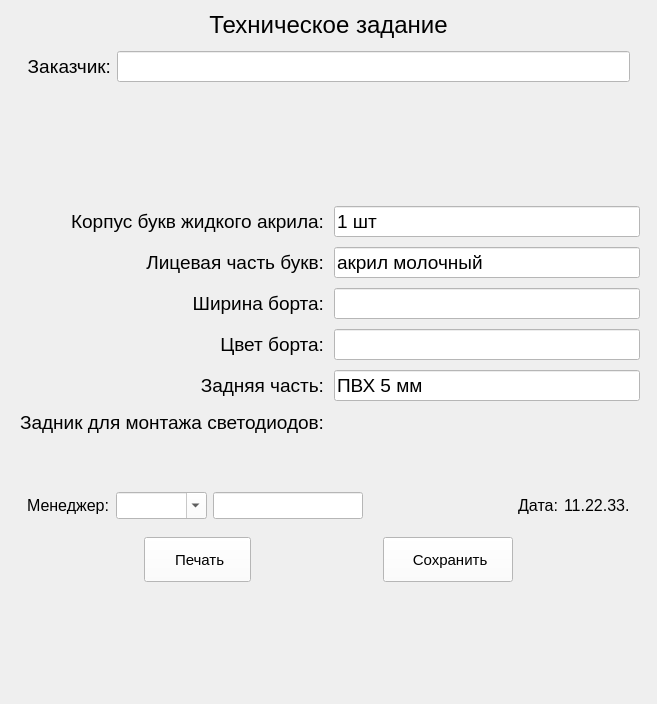
<?xml version="1.0" encoding="UTF-8"?>
<ui version="4.0">
 <class>PrintTechTaskForm</class>
 <widget class="QWidget" name="PrintTechTaskForm">
  <property name="geometry">
   <rect>
    <x>0</x>
    <y>0</y>
    <width>657</width>
    <height>704</height>
   </rect>
  </property>
  <property name="maximumSize">
   <size>
    <width>16777215</width>
    <height>800</height>
   </size>
  </property>
  <property name="windowTitle">
   <string>PrintTechTaskForm</string>
  </property>
  <layout class="QVBoxLayout" name="verticalLayout">
   <property name="spacing">
    <number>6</number>
   </property>
   <property name="leftMargin">
    <number>0</number>
   </property>
   <property name="topMargin">
    <number>0</number>
   </property>
   <property name="rightMargin">
    <number>0</number>
   </property>
   <property name="bottomMargin">
    <number>0</number>
   </property>
   <item>
    <widget class="QWidget" name="mainWidget" native="true">
     <property name="palette">
      <palette>
       <active>
        <colorrole role="WindowText">
         <brush brushstyle="SolidPattern">
          <color alpha="255">
           <red>0</red>
           <green>0</green>
           <blue>0</blue>
          </color>
         </brush>
        </colorrole>
        <colorrole role="Button">
         <brush brushstyle="SolidPattern">
          <color alpha="255">
           <red>255</red>
           <green>255</green>
           <blue>255</blue>
          </color>
         </brush>
        </colorrole>
        <colorrole role="Light">
         <brush brushstyle="SolidPattern">
          <color alpha="255">
           <red>255</red>
           <green>255</green>
           <blue>255</blue>
          </color>
         </brush>
        </colorrole>
        <colorrole role="Midlight">
         <brush brushstyle="SolidPattern">
          <color alpha="255">
           <red>255</red>
           <green>255</green>
           <blue>255</blue>
          </color>
         </brush>
        </colorrole>
        <colorrole role="Dark">
         <brush brushstyle="SolidPattern">
          <color alpha="255">
           <red>255</red>
           <green>255</green>
           <blue>255</blue>
          </color>
         </brush>
        </colorrole>
        <colorrole role="Mid">
         <brush brushstyle="SolidPattern">
          <color alpha="255">
           <red>255</red>
           <green>255</green>
           <blue>255</blue>
          </color>
         </brush>
        </colorrole>
        <colorrole role="Text">
         <brush brushstyle="SolidPattern">
          <color alpha="255">
           <red>0</red>
           <green>0</green>
           <blue>0</blue>
          </color>
         </brush>
        </colorrole>
        <colorrole role="BrightText">
         <brush brushstyle="SolidPattern">
          <color alpha="255">
           <red>255</red>
           <green>255</green>
           <blue>255</blue>
          </color>
         </brush>
        </colorrole>
        <colorrole role="ButtonText">
         <brush brushstyle="SolidPattern">
          <color alpha="255">
           <red>0</red>
           <green>0</green>
           <blue>0</blue>
          </color>
         </brush>
        </colorrole>
        <colorrole role="Base">
         <brush brushstyle="SolidPattern">
          <color alpha="255">
           <red>255</red>
           <green>255</green>
           <blue>255</blue>
          </color>
         </brush>
        </colorrole>
        <colorrole role="Window">
         <brush brushstyle="SolidPattern">
          <color alpha="255">
           <red>255</red>
           <green>255</green>
           <blue>255</blue>
          </color>
         </brush>
        </colorrole>
        <colorrole role="Shadow">
         <brush brushstyle="SolidPattern">
          <color alpha="255">
           <red>0</red>
           <green>0</green>
           <blue>0</blue>
          </color>
         </brush>
        </colorrole>
        <colorrole role="AlternateBase">
         <brush brushstyle="SolidPattern">
          <color alpha="255">
           <red>255</red>
           <green>255</green>
           <blue>255</blue>
          </color>
         </brush>
        </colorrole>
        <colorrole role="ToolTipBase">
         <brush brushstyle="SolidPattern">
          <color alpha="255">
           <red>255</red>
           <green>255</green>
           <blue>220</blue>
          </color>
         </brush>
        </colorrole>
        <colorrole role="ToolTipText">
         <brush brushstyle="SolidPattern">
          <color alpha="255">
           <red>0</red>
           <green>0</green>
           <blue>0</blue>
          </color>
         </brush>
        </colorrole>
        <colorrole role="PlaceholderText">
         <brush brushstyle="SolidPattern">
          <color alpha="128">
           <red>0</red>
           <green>0</green>
           <blue>0</blue>
          </color>
         </brush>
        </colorrole>
       </active>
       <inactive>
        <colorrole role="WindowText">
         <brush brushstyle="SolidPattern">
          <color alpha="255">
           <red>0</red>
           <green>0</green>
           <blue>0</blue>
          </color>
         </brush>
        </colorrole>
        <colorrole role="Button">
         <brush brushstyle="SolidPattern">
          <color alpha="255">
           <red>255</red>
           <green>255</green>
           <blue>255</blue>
          </color>
         </brush>
        </colorrole>
        <colorrole role="Light">
         <brush brushstyle="SolidPattern">
          <color alpha="255">
           <red>255</red>
           <green>255</green>
           <blue>255</blue>
          </color>
         </brush>
        </colorrole>
        <colorrole role="Midlight">
         <brush brushstyle="SolidPattern">
          <color alpha="255">
           <red>255</red>
           <green>255</green>
           <blue>255</blue>
          </color>
         </brush>
        </colorrole>
        <colorrole role="Dark">
         <brush brushstyle="SolidPattern">
          <color alpha="255">
           <red>255</red>
           <green>255</green>
           <blue>255</blue>
          </color>
         </brush>
        </colorrole>
        <colorrole role="Mid">
         <brush brushstyle="SolidPattern">
          <color alpha="255">
           <red>255</red>
           <green>255</green>
           <blue>255</blue>
          </color>
         </brush>
        </colorrole>
        <colorrole role="Text">
         <brush brushstyle="SolidPattern">
          <color alpha="255">
           <red>0</red>
           <green>0</green>
           <blue>0</blue>
          </color>
         </brush>
        </colorrole>
        <colorrole role="BrightText">
         <brush brushstyle="SolidPattern">
          <color alpha="255">
           <red>255</red>
           <green>255</green>
           <blue>255</blue>
          </color>
         </brush>
        </colorrole>
        <colorrole role="ButtonText">
         <brush brushstyle="SolidPattern">
          <color alpha="255">
           <red>0</red>
           <green>0</green>
           <blue>0</blue>
          </color>
         </brush>
        </colorrole>
        <colorrole role="Base">
         <brush brushstyle="SolidPattern">
          <color alpha="255">
           <red>255</red>
           <green>255</green>
           <blue>255</blue>
          </color>
         </brush>
        </colorrole>
        <colorrole role="Window">
         <brush brushstyle="SolidPattern">
          <color alpha="255">
           <red>255</red>
           <green>255</green>
           <blue>255</blue>
          </color>
         </brush>
        </colorrole>
        <colorrole role="Shadow">
         <brush brushstyle="SolidPattern">
          <color alpha="255">
           <red>0</red>
           <green>0</green>
           <blue>0</blue>
          </color>
         </brush>
        </colorrole>
        <colorrole role="AlternateBase">
         <brush brushstyle="SolidPattern">
          <color alpha="255">
           <red>255</red>
           <green>255</green>
           <blue>255</blue>
          </color>
         </brush>
        </colorrole>
        <colorrole role="ToolTipBase">
         <brush brushstyle="SolidPattern">
          <color alpha="255">
           <red>255</red>
           <green>255</green>
           <blue>220</blue>
          </color>
         </brush>
        </colorrole>
        <colorrole role="ToolTipText">
         <brush brushstyle="SolidPattern">
          <color alpha="255">
           <red>0</red>
           <green>0</green>
           <blue>0</blue>
          </color>
         </brush>
        </colorrole>
        <colorrole role="PlaceholderText">
         <brush brushstyle="SolidPattern">
          <color alpha="128">
           <red>0</red>
           <green>0</green>
           <blue>0</blue>
          </color>
         </brush>
        </colorrole>
       </inactive>
       <disabled>
        <colorrole role="WindowText">
         <brush brushstyle="SolidPattern">
          <color alpha="255">
           <red>255</red>
           <green>255</green>
           <blue>255</blue>
          </color>
         </brush>
        </colorrole>
        <colorrole role="Button">
         <brush brushstyle="SolidPattern">
          <color alpha="255">
           <red>255</red>
           <green>255</green>
           <blue>255</blue>
          </color>
         </brush>
        </colorrole>
        <colorrole role="Light">
         <brush brushstyle="SolidPattern">
          <color alpha="255">
           <red>255</red>
           <green>255</green>
           <blue>255</blue>
          </color>
         </brush>
        </colorrole>
        <colorrole role="Midlight">
         <brush brushstyle="SolidPattern">
          <color alpha="255">
           <red>255</red>
           <green>255</green>
           <blue>255</blue>
          </color>
         </brush>
        </colorrole>
        <colorrole role="Dark">
         <brush brushstyle="SolidPattern">
          <color alpha="255">
           <red>255</red>
           <green>255</green>
           <blue>255</blue>
          </color>
         </brush>
        </colorrole>
        <colorrole role="Mid">
         <brush brushstyle="SolidPattern">
          <color alpha="255">
           <red>255</red>
           <green>255</green>
           <blue>255</blue>
          </color>
         </brush>
        </colorrole>
        <colorrole role="Text">
         <brush brushstyle="SolidPattern">
          <color alpha="255">
           <red>255</red>
           <green>255</green>
           <blue>255</blue>
          </color>
         </brush>
        </colorrole>
        <colorrole role="BrightText">
         <brush brushstyle="SolidPattern">
          <color alpha="255">
           <red>255</red>
           <green>255</green>
           <blue>255</blue>
          </color>
         </brush>
        </colorrole>
        <colorrole role="ButtonText">
         <brush brushstyle="SolidPattern">
          <color alpha="255">
           <red>255</red>
           <green>255</green>
           <blue>255</blue>
          </color>
         </brush>
        </colorrole>
        <colorrole role="Base">
         <brush brushstyle="SolidPattern">
          <color alpha="255">
           <red>255</red>
           <green>255</green>
           <blue>255</blue>
          </color>
         </brush>
        </colorrole>
        <colorrole role="Window">
         <brush brushstyle="SolidPattern">
          <color alpha="255">
           <red>255</red>
           <green>255</green>
           <blue>255</blue>
          </color>
         </brush>
        </colorrole>
        <colorrole role="Shadow">
         <brush brushstyle="SolidPattern">
          <color alpha="255">
           <red>0</red>
           <green>0</green>
           <blue>0</blue>
          </color>
         </brush>
        </colorrole>
        <colorrole role="AlternateBase">
         <brush brushstyle="SolidPattern">
          <color alpha="255">
           <red>255</red>
           <green>255</green>
           <blue>255</blue>
          </color>
         </brush>
        </colorrole>
        <colorrole role="ToolTipBase">
         <brush brushstyle="SolidPattern">
          <color alpha="255">
           <red>255</red>
           <green>255</green>
           <blue>220</blue>
          </color>
         </brush>
        </colorrole>
        <colorrole role="ToolTipText">
         <brush brushstyle="SolidPattern">
          <color alpha="255">
           <red>0</red>
           <green>0</green>
           <blue>0</blue>
          </color>
         </brush>
        </colorrole>
        <colorrole role="PlaceholderText">
         <brush brushstyle="SolidPattern">
          <color alpha="128">
           <red>0</red>
           <green>0</green>
           <blue>0</blue>
          </color>
         </brush>
        </colorrole>
       </disabled>
      </palette>
     </property>
     <layout class="QVBoxLayout" name="verticalLayout_2">
      <item>
       <widget class="QLabel" name="label_2">
        <property name="font">
         <font>
          <pointsize>18</pointsize>
         </font>
        </property>
        <property name="text">
         <string>Техническое задание</string>
        </property>
        <property name="alignment">
         <set>Qt::AlignCenter</set>
        </property>
       </widget>
      </item>
      <item>
       <layout class="QGridLayout" name="gridLayout_2">
        <property name="leftMargin">
         <number>16</number>
        </property>
        <property name="topMargin">
         <number>6</number>
        </property>
        <property name="rightMargin">
         <number>16</number>
        </property>
        <property name="bottomMargin">
         <number>20</number>
        </property>
        <item row="0" column="0">
         <widget class="QLabel" name="client_lbl">
          <property name="font">
           <font>
            <pointsize>14</pointsize>
           </font>
          </property>
          <property name="text">
           <string>Заказчик:</string>
          </property>
          <property name="alignment">
           <set>Qt::AlignRight|Qt::AlignTrailing|Qt::AlignVCenter</set>
          </property>
         </widget>
        </item>
        <item row="0" column="1">
         <widget class="QLineEdit" name="client_lineEdit">
          <property name="font">
           <font>
            <pointsize>14</pointsize>
           </font>
          </property>
          <property name="text">
           <string/>
          </property>
          <property name="maxLength">
           <number>72</number>
          </property>
          <property name="frame">
           <bool>true</bool>
          </property>
          <property name="readOnly">
           <bool>false</bool>
          </property>
         </widget>
        </item>
        <item row="1" column="1">
         <widget class="QLabel" name="clientKind_lbl">
          <property name="font">
           <font>
            <pointsize>13</pointsize>
           </font>
          </property>
          <property name="text">
           <string/>
          </property>
         </widget>
        </item>
       </layout>
      </item>
      <item>
       <layout class="QHBoxLayout" name="horizontalLayout">
        <item>
         <spacer name="horizontalSpacer">
          <property name="orientation">
           <enum>Qt::Horizontal</enum>
          </property>
          <property name="sizeHint" stdset="0">
           <size>
            <width>40</width>
            <height>20</height>
           </size>
          </property>
         </spacer>
        </item>
        <item>
         <widget class="QLabel" name="image_lbl">
          <property name="sizePolicy">
           <sizepolicy hsizetype="Preferred" vsizetype="Preferred">
            <horstretch>0</horstretch>
            <verstretch>0</verstretch>
           </sizepolicy>
          </property>
          <property name="maximumSize">
           <size>
            <width>16777215</width>
            <height>16777215</height>
           </size>
          </property>
          <property name="text">
           <string/>
          </property>
          <property name="scaledContents">
           <bool>false</bool>
          </property>
         </widget>
        </item>
        <item>
         <spacer name="horizontalSpacer_2">
          <property name="orientation">
           <enum>Qt::Horizontal</enum>
          </property>
          <property name="sizeHint" stdset="0">
           <size>
            <width>40</width>
            <height>20</height>
           </size>
          </property>
         </spacer>
        </item>
       </layout>
      </item>
      <item>
       <spacer name="verticalSpacer_3">
        <property name="orientation">
         <enum>Qt::Vertical</enum>
        </property>
        <property name="sizeType">
         <enum>QSizePolicy::Preferred</enum>
        </property>
        <property name="sizeHint" stdset="0">
         <size>
          <width>20</width>
          <height>40</height>
         </size>
        </property>
       </spacer>
      </item>
      <item>
       <layout class="QHBoxLayout" name="horizontalLayout_2">
        <property name="leftMargin">
         <number>6</number>
        </property>
        <property name="topMargin">
         <number>6</number>
        </property>
        <property name="rightMargin">
         <number>6</number>
        </property>
        <property name="bottomMargin">
         <number>6</number>
        </property>
        <item>
         <layout class="QGridLayout" name="gridLayout">
          <property name="spacing">
           <number>10</number>
          </property>
          <item row="0" column="0">
           <widget class="QLabel" name="label">
            <property name="sizePolicy">
             <sizepolicy hsizetype="Expanding" vsizetype="Preferred">
              <horstretch>0</horstretch>
              <verstretch>0</verstretch>
             </sizepolicy>
            </property>
            <property name="font">
             <font>
              <pointsize>14</pointsize>
             </font>
            </property>
            <property name="text">
             <string>Корпус букв жидкого акрила:</string>
            </property>
            <property name="alignment">
             <set>Qt::AlignRight|Qt::AlignTrailing|Qt::AlignVCenter</set>
            </property>
            <property name="wordWrap">
             <bool>true</bool>
            </property>
           </widget>
          </item>
          <item row="4" column="1">
           <widget class="QLineEdit" name="pvc_lineEdit">
            <property name="font">
             <font>
              <pointsize>14</pointsize>
             </font>
            </property>
            <property name="text">
             <string>ПВХ 5 мм</string>
            </property>
            <property name="maxLength">
             <number>30</number>
            </property>
            <property name="frame">
             <bool>true</bool>
            </property>
           </widget>
          </item>
          <item row="0" column="1">
           <widget class="QLineEdit" name="count_lineEdit">
            <property name="font">
             <font>
              <pointsize>14</pointsize>
             </font>
            </property>
            <property name="text">
             <string>1 шт</string>
            </property>
            <property name="maxLength">
             <number>30</number>
            </property>
            <property name="frame">
             <bool>true</bool>
            </property>
           </widget>
          </item>
          <item row="4" column="0">
           <widget class="QLabel" name="label_9">
            <property name="sizePolicy">
             <sizepolicy hsizetype="Expanding" vsizetype="Preferred">
              <horstretch>0</horstretch>
              <verstretch>0</verstretch>
             </sizepolicy>
            </property>
            <property name="font">
             <font>
              <pointsize>14</pointsize>
             </font>
            </property>
            <property name="text">
             <string>Задняя часть:</string>
            </property>
            <property name="alignment">
             <set>Qt::AlignRight|Qt::AlignTrailing|Qt::AlignVCenter</set>
            </property>
            <property name="wordWrap">
             <bool>true</bool>
            </property>
           </widget>
          </item>
          <item row="3" column="1">
           <widget class="QLineEdit" name="color_lineEdit">
            <property name="font">
             <font>
              <pointsize>14</pointsize>
             </font>
            </property>
            <property name="text">
             <string/>
            </property>
            <property name="maxLength">
             <number>30</number>
            </property>
            <property name="frame">
             <bool>true</bool>
            </property>
            <property name="clearButtonEnabled">
             <bool>false</bool>
            </property>
           </widget>
          </item>
          <item row="1" column="1">
           <widget class="QLineEdit" name="acrilyc_lineEdit">
            <property name="font">
             <font>
              <pointsize>14</pointsize>
             </font>
            </property>
            <property name="text">
             <string>акрил молочный</string>
            </property>
            <property name="maxLength">
             <number>30</number>
            </property>
            <property name="frame">
             <bool>true</bool>
            </property>
           </widget>
          </item>
          <item row="2" column="0">
           <widget class="QLabel" name="label_5">
            <property name="sizePolicy">
             <sizepolicy hsizetype="Expanding" vsizetype="Preferred">
              <horstretch>0</horstretch>
              <verstretch>0</verstretch>
             </sizepolicy>
            </property>
            <property name="font">
             <font>
              <pointsize>14</pointsize>
             </font>
            </property>
            <property name="text">
             <string>Ширина борта:</string>
            </property>
            <property name="alignment">
             <set>Qt::AlignRight|Qt::AlignTrailing|Qt::AlignVCenter</set>
            </property>
            <property name="wordWrap">
             <bool>true</bool>
            </property>
           </widget>
          </item>
          <item row="1" column="0">
           <widget class="QLabel" name="label_3">
            <property name="sizePolicy">
             <sizepolicy hsizetype="Expanding" vsizetype="Preferred">
              <horstretch>0</horstretch>
              <verstretch>0</verstretch>
             </sizepolicy>
            </property>
            <property name="font">
             <font>
              <pointsize>14</pointsize>
             </font>
            </property>
            <property name="text">
             <string>Лицевая часть букв:</string>
            </property>
            <property name="alignment">
             <set>Qt::AlignRight|Qt::AlignTrailing|Qt::AlignVCenter</set>
            </property>
            <property name="wordWrap">
             <bool>true</bool>
            </property>
           </widget>
          </item>
          <item row="2" column="1">
           <widget class="QLineEdit" name="width_lineEdit">
            <property name="font">
             <font>
              <pointsize>14</pointsize>
             </font>
            </property>
            <property name="text">
             <string/>
            </property>
            <property name="maxLength">
             <number>30</number>
            </property>
            <property name="frame">
             <bool>true</bool>
            </property>
           </widget>
          </item>
          <item row="3" column="0">
           <widget class="QLabel" name="label_7">
            <property name="sizePolicy">
             <sizepolicy hsizetype="Expanding" vsizetype="Preferred">
              <horstretch>0</horstretch>
              <verstretch>0</verstretch>
             </sizepolicy>
            </property>
            <property name="font">
             <font>
              <pointsize>14</pointsize>
             </font>
            </property>
            <property name="text">
             <string>Цвет борта:</string>
            </property>
            <property name="alignment">
             <set>Qt::AlignRight|Qt::AlignTrailing|Qt::AlignVCenter</set>
            </property>
            <property name="wordWrap">
             <bool>true</bool>
            </property>
           </widget>
          </item>
          <item row="5" column="0">
           <widget class="QLabel" name="label_4">
            <property name="font">
             <font>
              <pointsize>14</pointsize>
             </font>
            </property>
            <property name="text">
             <string>Задник для монтажа светодиодов:</string>
            </property>
            <property name="alignment">
             <set>Qt::AlignRight|Qt::AlignTrailing|Qt::AlignVCenter</set>
            </property>
           </widget>
          </item>
          <item row="5" column="1">
           <widget class="QLabel" name="backDrop_lbl">
            <property name="font">
             <font>
              <pointsize>14</pointsize>
             </font>
            </property>
            <property name="text">
             <string/>
            </property>
           </widget>
          </item>
         </layout>
        </item>
       </layout>
      </item>
      <item>
       <spacer name="verticalSpacer">
        <property name="orientation">
         <enum>Qt::Vertical</enum>
        </property>
        <property name="sizeType">
         <enum>QSizePolicy::Preferred</enum>
        </property>
        <property name="sizeHint" stdset="0">
         <size>
          <width>20</width>
          <height>40</height>
         </size>
        </property>
       </spacer>
      </item>
      <item>
       <layout class="QHBoxLayout" name="horizontalLayout_4">
        <property name="leftMargin">
         <number>16</number>
        </property>
        <property name="topMargin">
         <number>6</number>
        </property>
        <property name="rightMargin">
         <number>16</number>
        </property>
        <property name="bottomMargin">
         <number>6</number>
        </property>
        <item>
         <widget class="QLabel" name="managerInfo_lbl">
          <property name="font">
           <font>
            <pointsize>12</pointsize>
           </font>
          </property>
          <property name="text">
           <string>Менеджер:</string>
          </property>
         </widget>
        </item>
        <item>
         <widget class="QComboBox" name="manager_cBox">
          <property name="font">
           <font>
            <pointsize>12</pointsize>
           </font>
          </property>
          <property name="editable">
           <bool>true</bool>
          </property>
          <property name="currentIndex">
           <number>-1</number>
          </property>
          <item>
           <property name="text">
            <string>Любовь</string>
           </property>
          </item>
          <item>
           <property name="text">
            <string>Татьяна</string>
           </property>
          </item>
          <item>
           <property name="text">
            <string>Елена</string>
           </property>
          </item>
         </widget>
        </item>
        <item>
         <widget class="QLineEdit" name="manager_lineEdit">
          <property name="font">
           <font>
            <pointsize>12</pointsize>
           </font>
          </property>
         </widget>
        </item>
        <item>
         <spacer name="horizontalSpacer_3">
          <property name="orientation">
           <enum>Qt::Horizontal</enum>
          </property>
          <property name="sizeHint" stdset="0">
           <size>
            <width>40</width>
            <height>20</height>
           </size>
          </property>
         </spacer>
        </item>
        <item>
         <widget class="QLabel" name="dateInfo_lbl">
          <property name="font">
           <font>
            <pointsize>12</pointsize>
           </font>
          </property>
          <property name="text">
           <string>Дата:</string>
          </property>
          <property name="alignment">
           <set>Qt::AlignRight|Qt::AlignTrailing|Qt::AlignVCenter</set>
          </property>
         </widget>
        </item>
        <item>
         <widget class="QLabel" name="dateValue_lbl">
          <property name="font">
           <font>
            <pointsize>12</pointsize>
           </font>
          </property>
          <property name="text">
           <string>11.22.33.</string>
          </property>
         </widget>
        </item>
       </layout>
      </item>
      <item>
       <layout class="QHBoxLayout" name="horizontalLayout_3">
        <property name="leftMargin">
         <number>6</number>
        </property>
        <property name="topMargin">
         <number>6</number>
        </property>
        <property name="rightMargin">
         <number>6</number>
        </property>
        <property name="bottomMargin">
         <number>6</number>
        </property>
        <item>
         <spacer name="horizontalSpacer_5">
          <property name="orientation">
           <enum>Qt::Horizontal</enum>
          </property>
          <property name="sizeHint" stdset="0">
           <size>
            <width>40</width>
            <height>20</height>
           </size>
          </property>
         </spacer>
        </item>
        <item>
         <widget class="QPushButton" name="toPrint_btn">
          <property name="sizePolicy">
           <sizepolicy hsizetype="Minimum" vsizetype="Fixed">
            <horstretch>0</horstretch>
            <verstretch>0</verstretch>
           </sizepolicy>
          </property>
          <property name="minimumSize">
           <size>
            <width>107</width>
            <height>45</height>
           </size>
          </property>
          <property name="font">
           <font>
            <pointsize>11</pointsize>
            <weight>50</weight>
            <bold>false</bold>
           </font>
          </property>
          <property name="layoutDirection">
           <enum>Qt::LeftToRight</enum>
          </property>
          <property name="text">
           <string> Печать</string>
          </property>
          <property name="icon">
           <iconset resource="MainForm.qrc">
            <normaloff>:/new/prefix1/icons/print-icon.png</normaloff>:/new/prefix1/icons/print-icon.png</iconset>
          </property>
          <property name="iconSize">
           <size>
            <width>32</width>
            <height>32</height>
           </size>
          </property>
          <property name="autoDefault">
           <bool>false</bool>
          </property>
          <property name="default">
           <bool>false</bool>
          </property>
          <property name="flat">
           <bool>false</bool>
          </property>
         </widget>
        </item>
        <item>
         <spacer name="horizontalSpacer_4">
          <property name="orientation">
           <enum>Qt::Horizontal</enum>
          </property>
          <property name="sizeHint" stdset="0">
           <size>
            <width>40</width>
            <height>20</height>
           </size>
          </property>
         </spacer>
        </item>
        <item>
         <widget class="QPushButton" name="saveTaskToPNG_btn">
          <property name="minimumSize">
           <size>
            <width>130</width>
            <height>45</height>
           </size>
          </property>
          <property name="font">
           <font>
            <pointsize>11</pointsize>
            <weight>50</weight>
            <bold>false</bold>
           </font>
          </property>
          <property name="text">
           <string> Сохранить</string>
          </property>
          <property name="icon">
           <iconset resource="MainForm.qrc">
            <normaloff>:/new/prefix1/icons/Save-icon.png</normaloff>:/new/prefix1/icons/Save-icon.png</iconset>
          </property>
          <property name="iconSize">
           <size>
            <width>32</width>
            <height>32</height>
           </size>
          </property>
         </widget>
        </item>
        <item>
         <spacer name="horizontalSpacer_6">
          <property name="orientation">
           <enum>Qt::Horizontal</enum>
          </property>
          <property name="sizeHint" stdset="0">
           <size>
            <width>40</width>
            <height>20</height>
           </size>
          </property>
         </spacer>
        </item>
       </layout>
      </item>
      <item>
       <spacer name="verticalSpacer_2">
        <property name="orientation">
         <enum>Qt::Vertical</enum>
        </property>
        <property name="sizeHint" stdset="0">
         <size>
          <width>20</width>
          <height>40</height>
         </size>
        </property>
       </spacer>
      </item>
     </layout>
    </widget>
   </item>
  </layout>
 </widget>
 <layoutdefault spacing="6" margin="11"/>
 <tabstops>
  <tabstop>toPrint_btn</tabstop>
  <tabstop>count_lineEdit</tabstop>
  <tabstop>acrilyc_lineEdit</tabstop>
  <tabstop>width_lineEdit</tabstop>
  <tabstop>color_lineEdit</tabstop>
  <tabstop>pvc_lineEdit</tabstop>
 </tabstops>
 <resources>
  <include location="MainForm.qrc"/>
 </resources>
 <connections>
  <connection>
   <sender>toPrint_btn</sender>
   <signal>clicked()</signal>
   <receiver>PrintTechTaskForm</receiver>
   <slot>toPrintSlot()</slot>
   <hints>
    <hint type="sourcelabel">
     <x>249</x>
     <y>583</y>
    </hint>
    <hint type="destinationlabel">
     <x>514</x>
     <y>237</y>
    </hint>
   </hints>
  </connection>
  <connection>
   <sender>saveTaskToPNG_btn</sender>
   <signal>clicked()</signal>
   <receiver>PrintTechTaskForm</receiver>
   <slot>saveTaskSlot()</slot>
   <hints>
    <hint type="sourcelabel">
     <x>482</x>
     <y>566</y>
    </hint>
    <hint type="destinationlabel">
     <x>711</x>
     <y>504</y>
    </hint>
   </hints>
  </connection>
 </connections>
 <slots>
  <slot>toPrintSlot()</slot>
  <slot>saveTaskSlot()</slot>
 </slots>
</ui>
